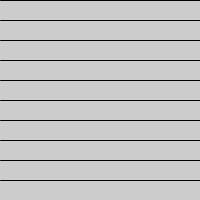
Frame 1 (no input)
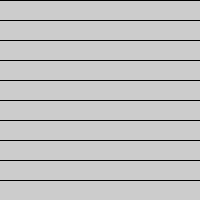
Frame 60 (the mouse pressed at the canvas centre just before this capture)
Frame 120 (the mouse held since frame 60 and released just before this capture): identical to frame 60, image omitted

The Processing sketch that drew these frames (run headless with seeded random() and noise(); from frame 60 on, the mouse is pressed at the canvas centre):

// Processing sketch: horizontalLines
// ── horizontalLines.pde
//Tanner Jones  

void setup(){
  size(200,200);
}

void draw(){
  forHoriz();
}

void forHoriz(){
  for(int i=0;i<=height;i+=20){
    line(0,i,width,i);
  }
}


void whileHoriz(){
  int i=0;
  while(i<=height){
    line(0,i,width,i);
    i+=20;
  }
}
